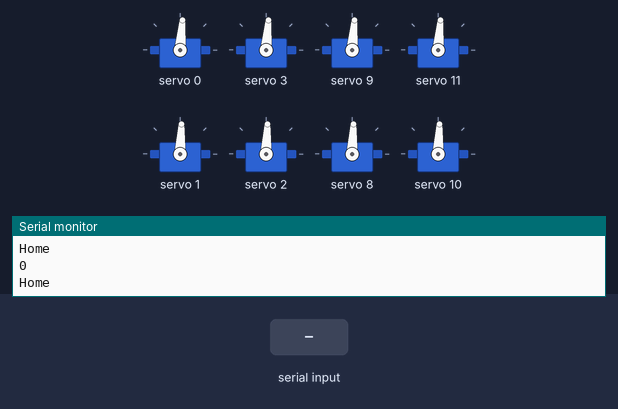
Bench run of a sketch on a simulated Arduino Uno, built with avr-gcc and run on an emulated ATmega328P. On the bench: 8 × servo, the last lines printed to the serial monitor. The test bench sets the inputs (shaded band).

Above: at 1.2 s.
1.3 s: "1\n" received over the second serial link
At 3.7 s:
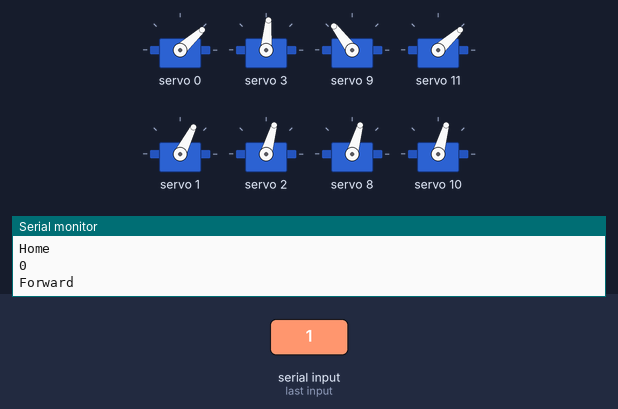
4.3 s: "2\n" received over the second serial link
10.3 s: "3\n" received over the second serial link
At 12.9 s:
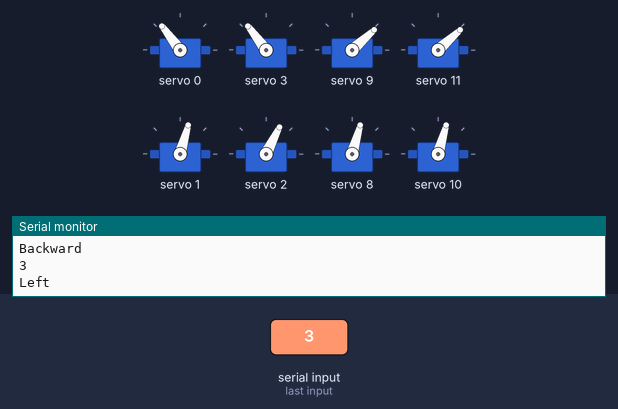
13.3 s: "4\n" received over the second serial link
19.3 s: "1\n" received over the second serial link
At 22.1 s:
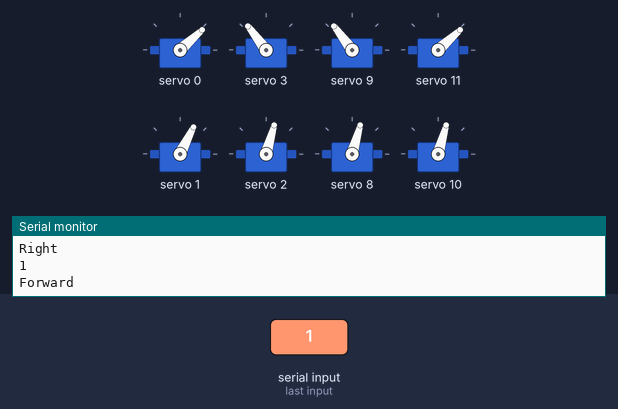
22.3 s: "90,45\n" received over the second serial link
At 25.5 s:
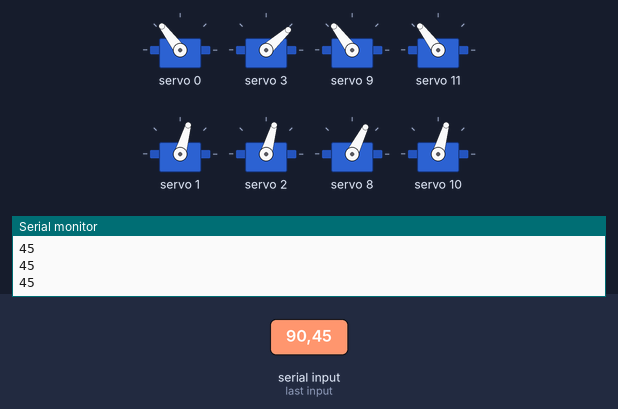
Timing chart, 0 to 26.3 s (numbered marks = the images above; inputs shaded):
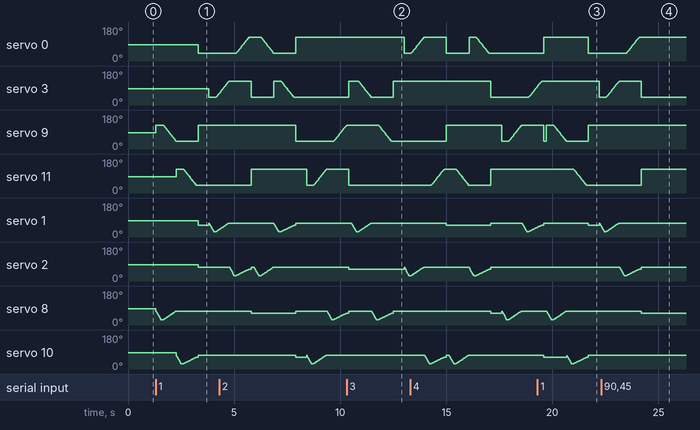

Measured:
- after the input at 1.3 s, servo 0: 85° → 42° after 2.0 s; servo 3: 85° → 42° after 2.5 s, → 60° 0.35 s later; servo 2: 87° → 74° after 2.0 s
- after the input at 10.3 s, servo 0: 127° → 42° after 2.7 s; servo 11: goes on until 10.4 s, then stays 42°; servo 10: stays 74° (without the input it goes to 87° after 0.22 s)
- after the input at 19.3 s, servo 2: stays 74° (without the input it goes to 87° after 0.41 s)
- after the input at 22.3 s, servo 0: goes on until 24.1 s, then stays 127°; servo 3: goes on until 24.2 s, then stays 42°; servo 9: stays 127° (without the input it goes to 85° after 2.0 s); servo 11: goes on until 24.2 s, then stays 127°; servo 8: goes on until 24.2 s, then stays 63°

The sketch:

uno_spider_proxy_better.ino
```cpp
// 0 Home
// 1 Forward
// 2 Backward
// 3 Left
// 4 Right
// 5 Turn Left
// 6 Turn Right

#include <Wire.h>
#include <Adafruit_PWMServoDriver.h>
#include <SoftwareSerial.h>

Adafruit_PWMServoDriver pwm = Adafruit_PWMServoDriver();
SoftwareSerial UnoSerial(0, 1); // RX | TX

#define maximum_joint_angle 470
#define minimum_joint_angle 110

#define maximum_leg_angle 315
#define minimum_leg_angle 100

#define leg_maximum_offset 60
#define leg_minimum_offset 20

#define joint_maximum_offset 135
#define joint_minimum_offset 45

#define fixing_error 0
#define walking_offset 10

uint16_t joint_initial_angle, leg_initial_angle;

String input;
uint16_t angle;

void setup() {
  Serial.begin(9600);
  UnoSerial.begin(57600);

  pwm.begin();

  pwm.setOscillatorFrequency(27000000);
  pwm.setPWMFreq(50);  // Analog servos run at ~50 Hz updates

  delay(10);
}

static int int_data = 0;

void serialReader() {
  while (UnoSerial.available() > 0) {
    int_data = UnoSerial.parseInt();
    if (UnoSerial.read() == '\n') {
      //      Serial.print("Uno receive : ");
      //      Serial.println(int_data);

      break;
    }
  }
}

void clearSerial() {
  int_data = 0;
  static uint32_t premillis = 0;
  premillis = millis();
  while (true) {
    if (millis() - premillis > 100 ) {
      break;
    }
    else {
      serialReader();
    }
  }
}
void loop() {

  Serial.println(int_data);

  serialReader();

  if (int_data == 0) {
    initial_home();
    Serial.println("Home");
  }

  else if (int_data == 1) {
    Serial.println("Forward");
    leg3_backward();
    leg4_backward_parkinson();
    delay(100);
    slickback_1();
    slickfront_3();
    pwm.setPWM(10, 0, degree_to_pulse_leg(leg_minimum_offset));
    pwm.setPWM(1, 0, degree_to_pulse_leg(leg_minimum_offset + walking_offset));
    delay(500);

    leg2_forward();
    leg1_forward_parkinson();
    delay(100);
    slickback_2();
    slickfront_4();
    pwm.setPWM(2, 0, degree_to_pulse_leg(leg_minimum_offset));
    pwm.setPWM(8, 0, degree_to_pulse_leg(leg_minimum_offset + walking_offset));
    clearSerial();
  }

  else if (int_data == 2) {
    Serial.println("Backward");
    leg1_backward();
    leg2_backward_parkinson();
    delay(100);
    slickfront_1();
    slickback_3();
    pwm.setPWM(1, 0, degree_to_pulse_leg(leg_minimum_offset));
    pwm.setPWM(10, 0, degree_to_pulse_leg(leg_minimum_offset + walking_offset));
    delay(500);

    leg4_forward();
    leg3_forward_parkinson();
    delay(100);
    slickfront_2();
    slickback_4();
    pwm.setPWM(8, 0, degree_to_pulse_leg(leg_minimum_offset));
    pwm.setPWM(2, 0, degree_to_pulse_leg(leg_minimum_offset + walking_offset));
    clearSerial();
  }

  else if (int_data == 3) {
    Serial.println("Left");
    leg2_backward();
    leg3_backward_parkinson();
    delay(100);
    slickfront_2();
    slickback_4();
    pwm.setPWM(8, 0, degree_to_pulse_leg(leg_minimum_offset));
    pwm.setPWM(2, 0, degree_to_pulse_leg(leg_minimum_offset + walking_offset));
    delay(500);

    leg1_forward();
    leg4_forward_parkinson();
    delay(100);
    slickback_1();
    slickfront_3();
    pwm.setPWM(10, 0, degree_to_pulse_leg(leg_minimum_offset));
    pwm.setPWM(1, 0, degree_to_pulse_leg(leg_minimum_offset + walking_offset));
    clearSerial();
  }

  else if (int_data == 4) {
    Serial.println("Right");
    leg4_backward();
    leg1_backward_parkinson();
    delay(100);
    slickfront_4();
    slickback_2();
    pwm.setPWM(2, 0, degree_to_pulse_leg(leg_minimum_offset));
    pwm.setPWM(8, 0, degree_to_pulse_leg(leg_minimum_offset + walking_offset));
    delay(500);

    leg3_forward();
    leg2_forward_parkinson();
    delay(100);
    slickfront_1();
    slickback_3();
    pwm.setPWM(1, 0, degree_to_pulse_leg(leg_minimum_offset));
    pwm.setPWM(10, 0, degree_to_pulse_leg(leg_minimum_offset + walking_offset));
    clearSerial();
  }
}

void initial_home(void) {
  joint_initial_angle = (maximum_joint_angle + minimum_joint_angle) / 2;
  leg_initial_angle = maximum_leg_angle - 20;

  //Joint
  pwm.setPWM(0, 0, joint_initial_angle);
  pwm.setPWM(3, 0, joint_initial_angle);
  pwm.setPWM(9, 0, joint_initial_angle);
  pwm.setPWM(11, 0, joint_initial_angle);

  //Leg
  pwm.setPWM(1, 0, leg_initial_angle);
  pwm.setPWM(2, 0, leg_initial_angle);
  pwm.setPWM(8, 0, leg_initial_angle);
  pwm.setPWM(10, 0, leg_initial_angle);
}

//========================================================
//====                 Leg 1                          ====
//========================================================

void leg1_forward(void) {
  //Position1 joint to 135, leg to initial
  pwm.setPWM(0, 0, degree_to_pulse_joint(joint_maximum_offset));
  pwm.setPWM(2, 0, degree_to_pulse_leg(leg_minimum_offset));

  //Position2
  // leg_maximum_offset: 60  leg_minimum_offset: 20
  for (int i = leg_minimum_offset; i <= leg_maximum_offset; i++) {
    pwm.setPWM(2, 0, degree_to_pulse_leg(i));
    delay(5);
  }
  delay(100);

  // joint_maximum_offset: 135  joint_minimum_offset: 45
  for (int i = joint_maximum_offset; i >= joint_minimum_offset; i--) {
    pwm.setPWM(0, 0, degree_to_pulse_joint(i));
    float leg_angle = map(i, joint_minimum_offset, joint_maximum_offset, leg_minimum_offset, leg_maximum_offset);
    pwm.setPWM(2, 0, degree_to_pulse_leg(leg_angle));
    delay(5);
  }
}

void leg1_forward_parkinson(void) {
  //Position1 joint to 135, leg to initial
  pwm.setPWM(0, 0, degree_to_pulse_joint(joint_maximum_offset));
  pwm.setPWM(2, 0, degree_to_pulse_leg(leg_minimum_offset));

  //Position2
  // leg_maximum_offset: 60  leg_minimum_offset: 20
  for (int i = leg_minimum_offset; i <= leg_maximum_offset; i++) {
    pwm.setPWM(2, 0, degree_to_pulse_leg(i));
    delay(5);
  }
  delay(100);

  // joint_maximum_offset: 135  joint_minimum_offset: 45
  for (int i = joint_maximum_offset; i >= joint_minimum_offset; i--) {
    pwm.setPWM(0, 0, degree_to_pulse_joint(i));
    float leg_angle = map(i, joint_minimum_offset, joint_maximum_offset, leg_minimum_offset + walking_offset, leg_maximum_offset);
    pwm.setPWM(2, 0, degree_to_pulse_leg(leg_angle));
    delay(5);
  }
}

void leg1_backward(void) {
  //Position1 joint to 135, leg to initial
  pwm.setPWM(0, 0, degree_to_pulse_joint(joint_minimum_offset));
  pwm.setPWM(2, 0, degree_to_pulse_leg(leg_minimum_offset));

  //Position2
  // leg_maximum_offset: 60  leg_minimum_offset: 20
  for (int i = leg_minimum_offset; i <= leg_maximum_offset; i++) {
    pwm.setPWM(2, 0, degree_to_pulse_leg(i));
    delay(5);
  }
  delay(100);

  // joint_maximum_offset: 135  joint_minimum_offset: 45
  for (int i = joint_minimum_offset; i <= joint_maximum_offset; i++) {
    pwm.setPWM(0, 0, degree_to_pulse_joint(i));
    float leg_angle = map(i, joint_minimum_offset, joint_maximum_offset, leg_maximum_offset, leg_minimum_offset);
    pwm.setPWM(2, 0, degree_to_pulse_leg(leg_angle));
    delay(5);
  }
}

void leg1_backward_parkinson(void) {
  //Position1 joint to 135, leg to initial
  pwm.setPWM(0, 0, degree_to_pulse_joint(joint_minimum_offset));
  pwm.setPWM(2, 0, degree_to_pulse_leg(leg_minimum_offset));

  //Position2
  // leg_maximum_offset: 60  leg_minimum_offset: 20
  for (int i = leg_minimum_offset; i <= leg_maximum_offset; i++) {
    pwm.setPWM(2, 0, degree_to_pulse_leg(i));
    delay(5);
  }
  delay(100);

  // joint_maximum_offset: 135  joint_minimum_offset: 45
  for (int i = joint_minimum_offset; i <= joint_maximum_offset; i++) {
    pwm.setPWM(0, 0, degree_to_pulse_joint(i));
    float leg_angle = map(i, joint_minimum_offset, joint_maximum_offset, leg_maximum_offset, leg_minimum_offset + walking_offset);
    pwm.setPWM(2, 0, degree_to_pulse_leg(leg_angle));
    delay(5);
  }
}

void slickfront_1(void) {
  pwm.setPWM(0, 0, degree_to_pulse_joint(joint_minimum_offset));
  pwm.setPWM(2, 0, degree_to_pulse_leg(leg_minimum_offset));
}

void slickback_1(void) {
  pwm.setPWM(0, 0, degree_to_pulse_joint(joint_maximum_offset));
  pwm.setPWM(2, 0, degree_to_pulse_leg(leg_minimum_offset));

}

//========================================================
//====                 Leg 2                          ====
//========================================================

void leg2_forward(void) {
  //Position1 joint to 135, leg to initial
  pwm.setPWM(3, 0, degree_to_pulse_joint(joint_maximum_offset));
  pwm.setPWM(1, 0, degree_to_pulse_leg(leg_minimum_offset));

  //Position2
  // leg_maximum_offset: 60  leg_minimum_offset: 20
  for (int i = leg_minimum_offset; i <= leg_maximum_offset; i++) {
    pwm.setPWM(1, 0, degree_to_pulse_leg(i));
    delay(5);
  }
  delay(100);

  // joint_maximum_offset: 135  joint_minimum_offset: 45
  for (int i = joint_maximum_offset; i >= joint_minimum_offset; i--) {
    pwm.setPWM(3, 0, degree_to_pulse_joint(i));
    float leg_angle = map(i, joint_minimum_offset, joint_maximum_offset, leg_minimum_offset, leg_maximum_offset);
    pwm.setPWM(1, 0, degree_to_pulse_leg(leg_angle));
    delay(5);
  }
}

void leg2_forward_parkinson(void) {
  //Position1 joint to 135, leg to initial
  pwm.setPWM(3, 0, degree_to_pulse_joint(joint_maximum_offset));
  pwm.setPWM(1, 0, degree_to_pulse_leg(leg_minimum_offset));

  //Position2
  // leg_maximum_offset: 60  leg_minimum_offset: 20
  for (int i = leg_minimum_offset; i <= leg_maximum_offset; i++) {
    pwm.setPWM(1, 0, degree_to_pulse_leg(i));
    delay(5);
  }
  delay(100);

  // joint_maximum_offset: 135  joint_minimum_offset: 45
  for (int i = joint_maximum_offset; i >= joint_minimum_offset; i--) {
    pwm.setPWM(3, 0, degree_to_pulse_joint(i));
    float leg_angle = map(i, joint_minimum_offset, joint_maximum_offset, leg_minimum_offset + walking_offset, leg_maximum_offset);
    pwm.setPWM(1, 0, degree_to_pulse_leg(leg_angle));
    delay(5);
  }
}

void leg2_backward(void) {
  //Position1 joint to 135, leg to initial
  pwm.setPWM(3, 0, degree_to_pulse_joint(joint_minimum_offset));
  pwm.setPWM(1, 0, degree_to_pulse_leg(leg_minimum_offset));

  //Position2
  // leg_maximum_offset: 60  leg_minimum_offset: 20
  for (int i = leg_minimum_offset; i <= leg_maximum_offset; i++) {
    pwm.setPWM(1, 0, degree_to_pulse_leg(i));
    delay(5);
  }
  delay(100);

  // joint_maximum_offset: 135  joint_minimum_offset: 45
  for (int i = joint_minimum_offset; i <= joint_maximum_offset; i++) {
    pwm.setPWM(3, 0, degree_to_pulse_joint(i));
    float leg_angle = map(i, joint_minimum_offset, joint_maximum_offset, leg_maximum_offset, leg_minimum_offset);
    pwm.setPWM(1, 0, degree_to_pulse_leg(leg_angle));
    delay(5);
  }
}

void leg2_backward_parkinson(void) {
  //Position1 joint to 135, leg to initial
  pwm.setPWM(3, 0, degree_to_pulse_joint(joint_minimum_offset));
  pwm.setPWM(1, 0, degree_to_pulse_leg(leg_minimum_offset));

  //Position2
  // leg_maximum_offset: 60  leg_minimum_offset: 20
  for (int i = leg_minimum_offset; i <= leg_maximum_offset; i++) {
    pwm.setPWM(1, 0, degree_to_pulse_leg(i));
    delay(5);
  }
  delay(100);

  // joint_maximum_offset: 135  joint_minimum_offset: 45
  for (int i = joint_minimum_offset; i <= joint_maximum_offset; i++) {
    pwm.setPWM(3, 0, degree_to_pulse_joint(i));
    float leg_angle = map(i, joint_minimum_offset, joint_maximum_offset, leg_maximum_offset, leg_minimum_offset + walking_offset);
    pwm.setPWM(1, 0, degree_to_pulse_leg(leg_angle));
    delay(5);
  }
}

void slickfront_2(void) {
  pwm.setPWM(3, 0, degree_to_pulse_joint(joint_minimum_offset));
  pwm.setPWM(1, 0, degree_to_pulse_leg(leg_minimum_offset));
}

void slickback_2(void) {
  pwm.setPWM(3, 0, degree_to_pulse_joint(joint_maximum_offset + fixing_error));
  pwm.setPWM(1, 0, degree_to_pulse_leg(leg_minimum_offset));

}

//========================================================
//====                 Leg 3                          ====
//========================================================

void leg3_forward(void) {
  //Position1 joint to 135, leg to initial
  pwm.setPWM(9, 0, degree_to_pulse_joint(joint_maximum_offset));
  pwm.setPWM(8, 0, degree_to_pulse_leg(leg_minimum_offset));

  //Position2
  // leg_maximum_offset: 60  leg_minimum_offset: 20
  for (int i = leg_minimum_offset; i <= leg_maximum_offset; i++) {
    pwm.setPWM(8, 0, degree_to_pulse_leg(i));
    delay(5);
  }
  delay(100);

  // joint_maximum_offset: 135  joint_minimum_offset: 45
  for (int i = joint_maximum_offset; i >= joint_minimum_offset; i--) {
    pwm.setPWM(9, 0, degree_to_pulse_joint(i));
    float leg_angle = map(i, joint_minimum_offset, joint_maximum_offset, leg_minimum_offset, leg_maximum_offset);
    pwm.setPWM(8, 0, degree_to_pulse_leg(leg_angle));
    delay(5);
  }
}

void leg3_forward_parkinson(void) {
  //Position1 joint to 135, leg to initial
  pwm.setPWM(9, 0, degree_to_pulse_joint(joint_maximum_offset));
  pwm.setPWM(8, 0, degree_to_pulse_leg(leg_minimum_offset));

  //Position2
  // leg_maximum_offset: 60  leg_minimum_offset: 20
  for (int i = leg_minimum_offset; i <= leg_maximum_offset; i++) {
    pwm.setPWM(8, 0, degree_to_pulse_leg(i));
    delay(5);
  }
  delay(100);

  // joint_maximum_offset: 135  joint_minimum_offset: 45
  for (int i = joint_maximum_offset; i >= joint_minimum_offset; i--) {
    pwm.setPWM(9, 0, degree_to_pulse_joint(i));
    float leg_angle = map(i, joint_minimum_offset, joint_maximum_offset, leg_minimum_offset + walking_offset, leg_maximum_offset);
    pwm.setPWM(8, 0, degree_to_pulse_leg(leg_angle));
    delay(5);
  }
}

void leg3_backward(void) {
  //Position1 joint to 135, leg to initial
  pwm.setPWM(9, 0, degree_to_pulse_joint(joint_minimum_offset));
  pwm.setPWM(8, 0, degree_to_pulse_leg(leg_minimum_offset));

  //Position2
  // leg_maximum_offset: 60  leg_minimum_offset: 20
  for (int i = leg_minimum_offset; i <= leg_maximum_offset; i++) {
    pwm.setPWM(8, 0, degree_to_pulse_leg(i));
    delay(5);
  }
  delay(100);

  // joint_maximum_offset: 135  joint_minimum_offset: 45
  for (int i = joint_minimum_offset; i <= joint_maximum_offset; i++) {
    pwm.setPWM(9, 0, degree_to_pulse_joint(i));
    float leg_angle = map(i, joint_minimum_offset, joint_maximum_offset, leg_maximum_offset, leg_minimum_offset);
    pwm.setPWM(8, 0, degree_to_pulse_leg(leg_angle));
    delay(5);
  }
}

void leg3_backward_parkinson(void) {
  //Position1 joint to 135, leg to initial
  pwm.setPWM(9, 0, degree_to_pulse_joint(joint_minimum_offset));
  pwm.setPWM(8, 0, degree_to_pulse_leg(leg_minimum_offset));

  //Position2
  // leg_maximum_offset: 60  leg_minimum_offset: 20
  for (int i = leg_minimum_offset; i <= leg_maximum_offset; i++) {
    pwm.setPWM(8, 0, degree_to_pulse_leg(i));
    delay(5);
  }
  delay(100);

  // joint_maximum_offset: 135  joint_minimum_offset: 45
  for (int i = joint_minimum_offset; i <= joint_maximum_offset; i++) {
    pwm.setPWM(9, 0, degree_to_pulse_joint(i));
    float leg_angle = map(i, joint_minimum_offset, joint_maximum_offset, leg_maximum_offset, leg_minimum_offset + walking_offset);
    pwm.setPWM(8, 0, degree_to_pulse_leg(leg_angle));
    delay(5);
  }
}

void slickfront_3(void) {
  pwm.setPWM(9, 0, degree_to_pulse_joint(joint_minimum_offset));
  pwm.setPWM(8, 0, degree_to_pulse_leg(leg_minimum_offset));
}

void slickback_3(void) {
  pwm.setPWM(9, 0, degree_to_pulse_joint(joint_maximum_offset));
  pwm.setPWM(8, 0, degree_to_pulse_leg(leg_minimum_offset));
}

//========================================================
//====                 Leg 4                          ====
//========================================================

void leg4_forward(void) {
  //Position1 joint to 135, leg to initial
  pwm.setPWM(11, 0, degree_to_pulse_joint(joint_maximum_offset));
  pwm.setPWM(10, 0, degree_to_pulse_leg(leg_minimum_offset));

  //Position2
  // leg_maximum_offset: 60  leg_minimum_offset: 20
  for (int i = leg_minimum_offset; i <= leg_maximum_offset; i++) {
    pwm.setPWM(10, 0, degree_to_pulse_leg(i));
    delay(5);
  }
  delay(100);

  // joint_maximum_offset: 135  joint_minimum_offset: 45
  for (int i = joint_maximum_offset; i >= joint_minimum_offset; i--) {
    pwm.setPWM(11, 0, degree_to_pulse_joint(i));
    float leg_angle = map(i, joint_minimum_offset, joint_maximum_offset, leg_minimum_offset, leg_maximum_offset);
    pwm.setPWM(10, 0, degree_to_pulse_leg(leg_angle));
    delay(5);
  }
}

void leg4_forward_parkinson(void) {
  //Position1 joint to 135, leg to initial
  pwm.setPWM(11, 0, degree_to_pulse_joint(joint_maximum_offset));
  pwm.setPWM(10, 0, degree_to_pulse_leg(leg_minimum_offset));

  //Position2
  // leg_maximum_offset: 60  leg_minimum_offset: 20
  for (int i = leg_minimum_offset; i <= leg_maximum_offset; i++) {
    pwm.setPWM(10, 0, degree_to_pulse_leg(i));
    delay(5);
  }
  delay(100);

  // joint_maximum_offset: 135  joint_minimum_offset: 45
  for (int i = joint_maximum_offset; i >= joint_minimum_offset; i--) {
    pwm.setPWM(11, 0, degree_to_pulse_joint(i));
    float leg_angle = map(i, joint_minimum_offset, joint_maximum_offset, leg_minimum_offset + walking_offset, leg_maximum_offset);
    pwm.setPWM(10, 0, degree_to_pulse_leg(leg_angle));
    delay(5);
  }
}

void leg4_backward(void) {
  //Position1 joint to 135, leg to initial
  pwm.setPWM(11, 0, degree_to_pulse_joint(joint_minimum_offset));
  pwm.setPWM(10, 0, degree_to_pulse_leg(leg_minimum_offset));

  //Position2
  // leg_maximum_offset: 60  leg_minimum_offset: 20
  for (int i = leg_minimum_offset; i <= leg_maximum_offset; i++) {
    pwm.setPWM(10, 0, degree_to_pulse_leg(i));
    delay(5);
  }
  delay(100);

  // joint_maximum_offset: 135  joint_minimum_offset: 45
  for (int i = joint_minimum_offset; i <= joint_maximum_offset; i++) {
    pwm.setPWM(11, 0, degree_to_pulse_joint(i));
    float leg_angle = map(i, joint_minimum_offset, joint_maximum_offset, leg_maximum_offset, leg_minimum_offset);
    pwm.setPWM(10, 0, degree_to_pulse_leg(leg_angle));
    delay(5);
  }
}

void leg4_backward_parkinson(void) {
  //Position1 joint to 135, leg to initial
  pwm.setPWM(11, 0, degree_to_pulse_joint(joint_minimum_offset));
  pwm.setPWM(10, 0, degree_to_pulse_leg(leg_minimum_offset));

  //Position2
  // leg_maximum_offset: 60  leg_minimum_offset: 20
  for (int i = leg_minimum_offset; i <= leg_maximum_offset; i++) {
    pwm.setPWM(10, 0, degree_to_pulse_leg(i));
    delay(5);
  }
  delay(100);

  // joint_maximum_offset: 135  joint_minimum_offset: 45
  for (int i = joint_minimum_offset; i <= joint_maximum_offset; i++) {
    pwm.setPWM(11, 0, degree_to_pulse_joint(i));
    float leg_angle = map(i, joint_minimum_offset, joint_maximum_offset, leg_maximum_offset, leg_minimum_offset + walking_offset);
    pwm.setPWM(10, 0, degree_to_pulse_leg(leg_angle));
    delay(5);
  }
}

void slickfront_4(void) {
  pwm.setPWM(11, 0, degree_to_pulse_joint(joint_minimum_offset - fixing_error));
  pwm.setPWM(10, 0, degree_to_pulse_leg(leg_minimum_offset));
}

void slickback_4(void) {
  pwm.setPWM(11, 0, degree_to_pulse_joint(joint_maximum_offset));
  pwm.setPWM(10, 0, degree_to_pulse_leg(leg_minimum_offset));
}

int degree_to_pulse_joint(uint16_t degree) {
  uint16_t pulse = map(degree, 0 , 180 , 470 , 110);
  return pulse;
}

int degree_to_pulse_leg(uint16_t degree) {
  uint16_t pulse = map(degree, 0 , 90, 315, 100);
  return pulse;
}
```
